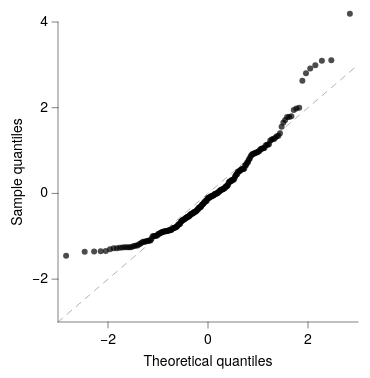

Write the Vega-Lite specification saved for this chart.
### Vega-Lite specification from a JSON file in a GitHub repository (floating-point values rounded to 4 significant figures; data arrays with more than 128 entries replaced by an {"elided": "..."} marker saying what was removed)
{"background": null, "config": {"arc": {"fill": "#DBDBDB", "fillOpacity": 1.0, "innerRadius": 37.5, "padAngle": 0.03, "stroke": "black", "strokeOpacity": 1, "strokeWidth": 0.25}, "area": {"fill": "#DBDBDB", "fillOpacity": 1.0, "stroke": "black", "strokeOpacity": 1, "strokeWidth": 0.25}, "axis": {"domain": true, "domainCap": "round", "domainColor": "black", "domainWidth": 0.25, "grid": false, "gridCap": "round", "gridColor": "#F1F1F1", "gridDash": [0, 0], "gridOpacity": 1.0, "gridWidth": 0.25, "labelColor": "black", "labelFont": "Helvetica Neue, HelveticaNeue, Helvetica, Arial, sans-serif", "labelFontSize": 7, "labelFontStyle": "normal", "labelFontWeight": 400, "offset": 0, "ticks": true, "tickCap": "round", "tickColor": "black", "tickRound": false, "tickSize": 3, "tickWidth": 0.25, "titleColor": "black", "titleFont": "Helvetica Neue, HelveticaNeue, Helvetica, Arial, sans-serif", "titleFontSize": 7, "titleFontStyle": "normal", "titleFontWeight": 400}, "axisX": {"domain": true, "labelAlign": "center", "labelAngle": 0, "labels": true, "ticks": true, "translate": 0}, "axisY": {"domain": true, "labelAlign": "right", "labelAngle": 0, "labels": true, "ticks": true, "translate": 0}, "axisRight": {"domain": true, "labelAlign": "left", "labelAngle": 0, "labels": true, "ticks": true, "translate": 0}, "axisTop": {"domain": true, "labelAlign": "center", "labelAngle": 0, "labels": true, "ticks": true, "translate": 0}, "axisBand": {"tickOffset": 0}, "bar": {"fill": "#DBDBDB", "fillOpacity": 1.0, "stroke": "black", "strokeOpacity": 1, "strokeWidth": 0.25}, "boxplot": {"size": 13.5, "ticks": {"cornerRadius": 0.25, "fill": "black", "opacity": 1, "size": 6.75, "thickness": 0.25}, "box": {"fillOpacity": 1.0, "stroke": "black", "strokeOpacity": 1, "strokeWidth": 0.25}, "median": {"cornerRadius": 0, "fill": "black", "fillOpacity": 1.0, "opacity": 1, "size": 13.5, "thickness": 0.25}, "rule": {"fill": "black", "fillOpacity": 1.0, "size": 15.0, "stroke": "black", "strokeDash": [0, 0], "strokeOpacity": 1, "strokeWidth": 0.25}, "outliers": {"color": "black", "fill": "black", "fillOpacity": 1.0, "size": 0, "stroke": "black", "strokeOpacity": 1, "strokeWidth": 0.25}}, "circle": {"fill": "black", "fillOpacity": 1.0, "size": 1.875, "stroke": null, "strokeOpacity": 1, "strokeWidth": 0.25}, "errorband": {"band": {"fillOpacity": 0.6, "stroke": null, "strokeWidth": 0.25, "strokeOpacity": 1}, "borders": {"opacity": 0, "strokeOpacity": 0.25, "strokeWidth": 1}}, "errorbar": {"opacity": 1, "rule": {"strokeDash": [0, 0], "strokeWidth": 0.25}, "ticks": {"color": "black", "cornerRadius": 0.125, "opacity": 1, "size": 9.0, "thickness": 0.25}, "thickness": 0.25}, "font": "Helvetica Neue, HelveticaNeue, Helvetica, Arial, sans-serif", "geoshape": {"fill": "#DBDBDB", "fillOpacity": 1.0, "stroke": "black", "strokeOpacity": 1, "strokeWidth": 0.25}, "header": {"labelColor": "black", "labelFont": "Helvetica Neue, HelveticaNeue, Helvetica, Arial, sans-serif", "labelFontSize": 7, "labelFontStyle": "normal", "labelFontWeight": 400, "titleColor": "black", "titleFont": "Helvetica Neue, HelveticaNeue, Helvetica, Arial, sans-serif", "titleFontSize": 7, "titleFontStyle": "normal", "titleFontWeight": 400, "titlePadding": 0}, "legend": {"disable": false, "offset": 4.5, "titlePadding": 4, "labelOffset": 2, "gradientLabelOffset": 2, "gradientLength": 75.0, "gradientThickness": 7.5, "gradientOpacity": 1.0, "gradientStrokeColor": "black", "gradientStrokeWidth": 0.25, "labelColor": "black", "labelFont": "Helvetica Neue, HelveticaNeue, Helvetica, Arial, sans-serif", "labelFontSize": 7, "labelFontStyle": "normal", "labelFontWeight": 400, "strokeColor": "black", "strokeWidth": 0, "symbolSize": 42, "symbolStrokeColor": "black", "symbolStrokeWidth": 0.25, "titleColor": "black", "titleFont": "Helvetica Neue, HelveticaNeue, Helvetica, Arial, sans-serif", "titleFontSize": 7, "titleFontStyle": "normal", "titleFontWeight": 400}, "line": {"color": "black", "stroke": "black", "strokeCap": "round", "strokeDash": [0, 0], "strokeOpacity": 1, "strokeWidth": 0.375}, "point": {"filled": true, "fill": "#DBDBDB", "fillOpacity": 1.0, "size": 7.5, "stroke": "black", "strokeOpacity": 1, "strokeWidth": 0.25}, "range": {"category": ["#5CA7B1", "#CDDEF3", "#B7B3E4", "#B3DAB5", "#F5E1B3", "#3D727B", "#8AA8D2", "#867DAC", "#80A988", "#CBB17A", "#204148", "#59719A", "#584C77", "#507B5F", "#9D824D"], "diverging": {"scheme": ["#C35082", "#CE6D94", "#D989A7", "#E2A4BA", "#EABFCE", "#F1DBE2", "#F6F6F6", "#D7E0EB", "#B9CBE0", "#9BB6D5", "#7DA1C9", "#5F8CBD", "#4177B1"]}, "heatmap": {"scheme": ["#32022B", "#43044D", "#4C196E", "#4D338C", "#484DA6", "#3A68BB", "#1D83CA", "#1D9CCB", "#23B5C9", "#28CDC5", "#4DE0B4", "#91EE9F"]}, "ordinal": {"scheme": ["#F1F1F1", "#DBDBDB", "#C6C6C6", "#B2B2B2", "#9D9D9D", "#898989", "#767676", "#636363", "#515151", "#404040", "#2F2F2F", "#1F1F1F"]}, "ramp": {"scheme": ["#32022B", "#43044D", "#4C196E", "#4D338C", "#484DA6", "#3A68BB", "#1D83CA", "#1D9CCB", "#23B5C9", "#28CDC5", "#4DE0B4", "#91EE9F"]}}, "rule": {"color": "black", "stroke": "black", "strokeCap": "round", "strokeDash": [2, 2], "strokeOpacity": 1, "strokeWidth": 0.25}, "scale": {"bandPaddingInner": 0.1, "bandPaddingOuter": 0.1, "round": false}, "rect": {"fill": "#DBDBDB", "fillOpacity": 1.0, "stroke": "black", "strokeOpacity": 1, "strokeWidth": 0.25}, "square": {"fill": "#DBDBDB", "fillOpacity": 1.0, "size": 15.0, "stroke": "black", "strokeOpacity": 1, "strokeWidth": 0.25}, "text": {"color": "black", "font": "Helvetica Neue, HelveticaNeue, Helvetica, Arial, sans-serif", "fontSize": 7, "fontStyle": "normal", "fontWeight": 400}, "tick": {"color": "black", "cornerRadius": 0.125, "opacity": 1.0, "size": 13.5, "thickness": 0.25}, "title": {"anchor": "middle", "frame": "group", "color": "black", "font": "Helvetica Neue, HelveticaNeue, Helvetica, Arial, sans-serif", "fontSize": 7, "fontStyle": "normal", "fontWeight": 400, "subtitleColor": "black", "subtitleFont": "Helvetica Neue, HelveticaNeue, Helvetica, Arial, sans-serif", "subtitleFontSize": "Helvetica Neue, HelveticaNeue, Helvetica, Arial, sans-serif", "subtitleFontStyle": "normal", "subtitleFontWeight": 400}, "trail": {"color": "black", "opacity": 1, "size": 0.375}, "view": {"continuousWidth": 150, "continuousHeight": 150, "discreteWidth": 150, "discreteHeight": 150, "fill": null, "stroke": null, "strokeWidth": 0.25}}, "layer": [{"data": {"name": "data-7ab47033c4fd7b2db19c4791ae4917c2"}, "mark": {"type": "line", "color": "gray", "opacity": 0.8, "strokeDash": [3, 3]}, "encoding": {"x": {"field": "q", "type": "quantitative"}, "y": {"field": "q", "type": "quantitative"}}}, {"data": {"name": "data-60e32e7209cba04fbb8cf2a463427107"}, "mark": {"type": "circle", "opacity": 0.7, "size": 9}, "encoding": {"x": {"field": "theo", "scale": {"domain": [-3, 3], "nice": false}, "title": "Theoretical quantiles", "type": "quantitative"}, "y": {"field": "samp", "scale": {"domain": [-3, 4], "nice": false}, "title": "Sample quantiles", "type": "quantitative"}}}], "$schema": "https://vega.github.io/schema/vega-lite/v6.4.1.json", "datasets": {"data-7ab47033c4fd7b2db19c4791ae4917c2": [{"q": -3.0}, {"q": 3.0}], "data-60e32e7209cba04fbb8cf2a463427107": {"elided": "220 records"}}}
